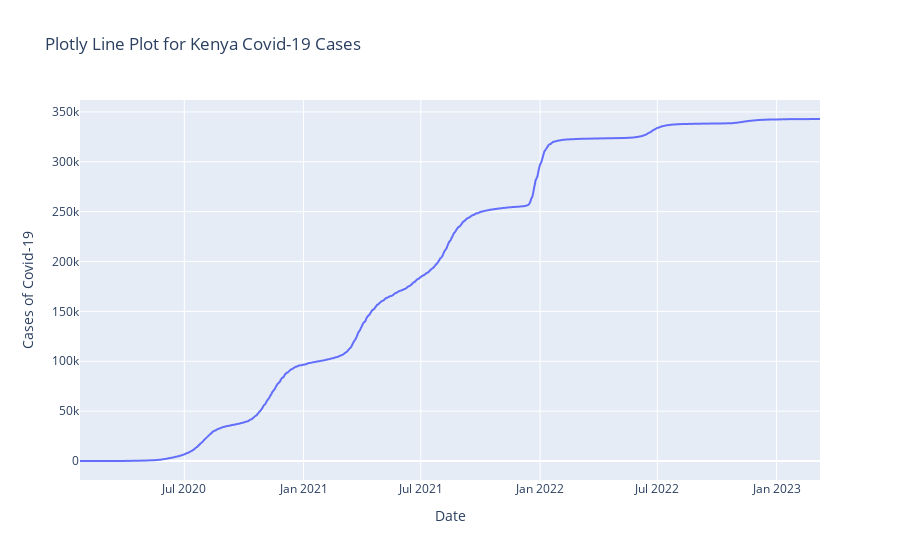

Notebook cell for this chart:
### Markdown cell above
### Line plot using plotly

### Code cell
#line plot using plotly
fig = px.line(melt_df, x='Date', y='Cases of Covid-19', title='Plotly Line Plot for Kenya Covid-19 Cases')
fig.show()

### Figure 1 — Plotly figure (JSON) as saved in the notebook; plotly's stock layout.template omitted (floating-point values rounded to 4 significant figures; data arrays with more than 128 entries replaced by an {"elided": "..."} marker saying what was removed)
{"data": [{"hovertemplate": "Date=%{x}<br>Cases of Covid-19=%{y}<extra></extra>", "legendgroup": "", "line": {"color": "#636efa", "dash": "solid"}, "marker": {"symbol": "circle"}, "mode": "lines", "name": "", "showlegend": false, "type": "scattergl", "x": {"elided": "1143 str values"}, "xaxis": "x", "y": {"elided": "1143 int values"}, "yaxis": "y"}], "layout": {"legend": {"tracegroupgap": 0}, "title": {"text": "Plotly Line Plot for Kenya Covid-19 Cases"}, "xaxis": {"anchor": "y", "domain": [0, 1], "title": {"text": "Date"}}, "yaxis": {"anchor": "x", "domain": [0, 1], "title": {"text": "Cases of Covid-19"}}}}
